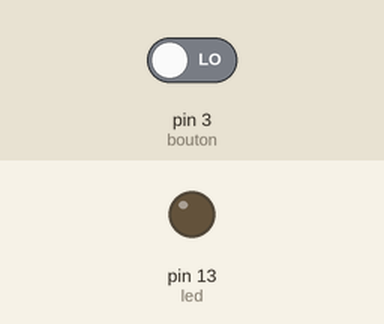
Bench run of a sketch on a simulated Arduino Uno, built with avr-gcc and run on an emulated ATmega328P. On the bench: output pins drawn as LEDs (lit = HIGH). Inputs (shaded band) come from the test bench; at power-on: pin 3 (bouton) LOW. What the sketch prints to the serial monitor is not drawn.

Above: at 1.2 s.
1.3 s: pin 3 (bouton) driven HIGH
At 2.5 s:
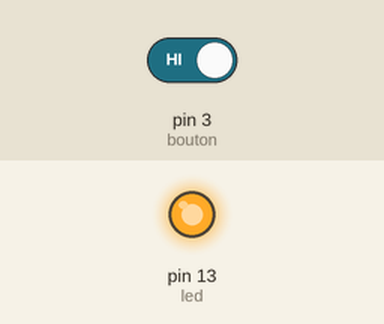
2.8 s: pin 3 (bouton) driven LOW
At 3.9 s:
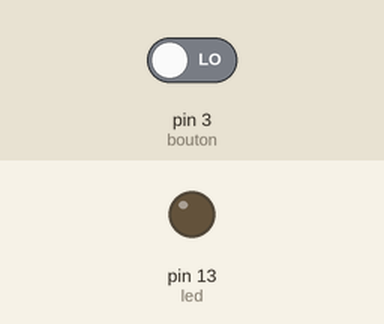
Timing chart, 0 to 5.8 s (numbered marks = the images above; inputs shaded):
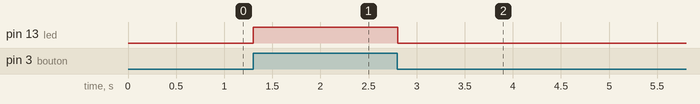

The sketch:

BoutonPoussoir.ino
```cpp
int led = 13;
int bouton = 3;
int valeur;
void setup() {
  // put your setup code here, to run once:
  pinMode(led,OUTPUT);
  pinMode(bouton,INPUT_PULLUP);
  digitalWrite(led,LOW);
  digitalWrite(bouton,LOW);
  Serial.begin(9600);
}

void loop() {
  // put your main code here, to run repeatedly:
  valeur = digitalRead(3);
  if(valeur == 1){
    digitalWrite(led,HIGH);
    //valeur = analogRead(3);
    Serial.println(valeur);
  }
  else
  {
    digitalWrite(led,LOW);
    //valeur = analogRead(3);
    Serial.println(valeur);
  }
}
```

Measured:
- after the input at 1.3 s, pin 13 (led): LOW → HIGH at once
- after the input at 2.8 s, pin 13 (led): HIGH → LOW at once
